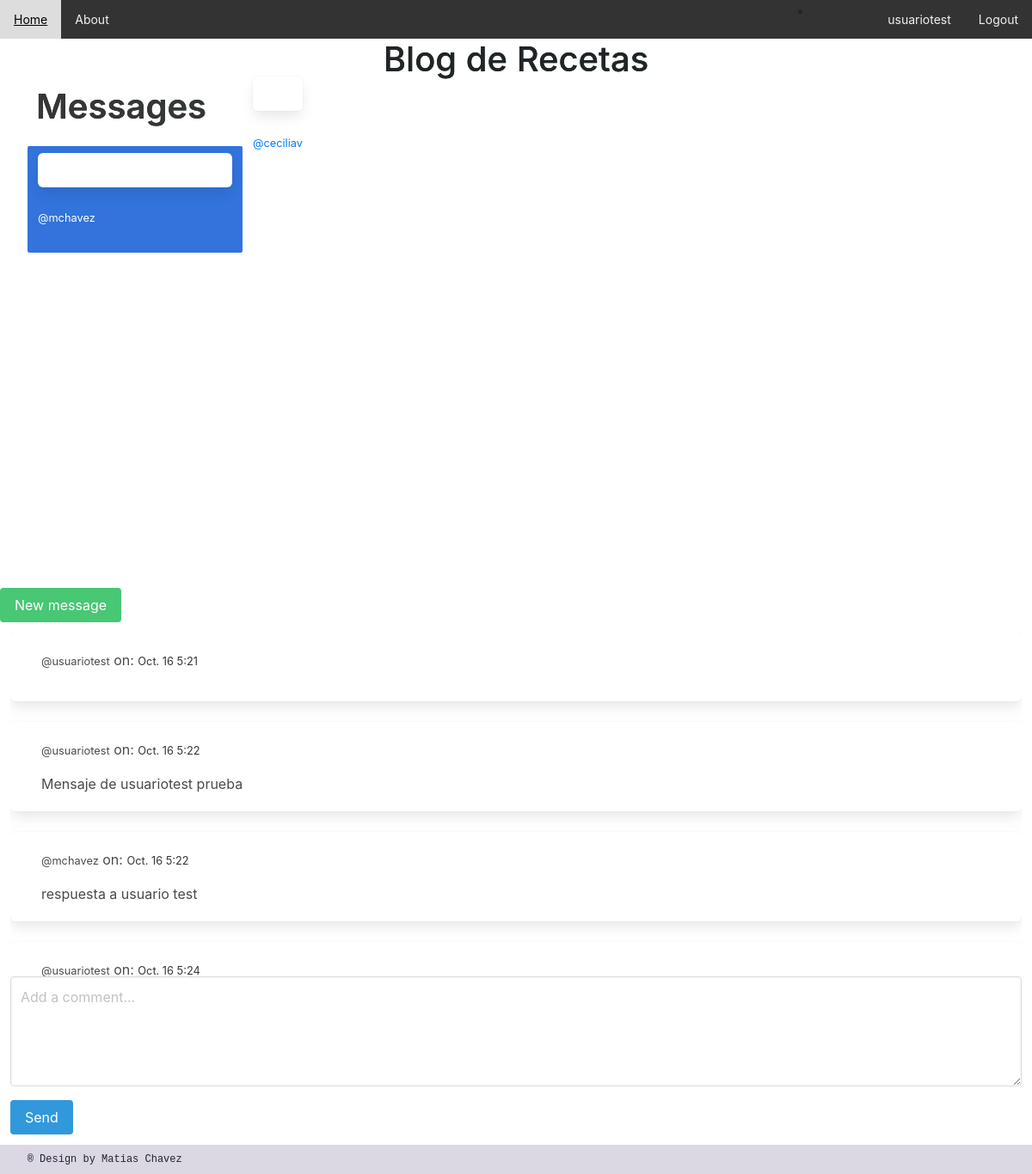
The page /AppGlobal/inbox (signed in) on the database its author committed.
### AppGlobal/models.py (models this page shows, shortened)
class Message(models.Model):
	user = models.ForeignKey(User, on_delete=models.CASCADE, related_name='user')
	sender = models.ForeignKey(User, on_delete=models.CASCADE, related_name='from_user')
	recipient = models.ForeignKey(User, on_delete=models.CASCADE, related_name='to_user')
	body = models.TextField(max_length=1000, blank=True, null=True)
	date = models.DateTimeField(auto_now_add=True)
	is_read = models.BooleanField(default=False)
	def get_messages(user):
		messages = Message.objects.filter(user=user).values('recipient').annotate(last=Max('date')).order_by('-last')
		users = []
		for message in messages:
			users.append({
				'user': User.objects.get(pk=message['recipient']),
				'last': message['last'],
				'unread': Message.objects.filter(user=user, recipient__pk=message['recipient'], is_read=False).count()
				})
		return users

### AppGlobal/views.py (the view)
# urls.py: path('inbox', Inbox, name='inbox'),
@login_required
def Inbox(request):
	messages = Message.get_messages(user=request.user)
	active_direct = None
	directs = None
	if messages:
		message = messages[0]
		active_direct = message['user'].username
		directs = Message.objects.filter(user=request.user, recipient=message['user'])
		directs.update(is_read=True)
		for message in messages:
			if message['user'].username == active_direct:
				message['unread'] = 0
	context = {
		'directs': directs,
		'messages': messages,
		'active_direct': active_direct,
		}
	template = loader.get_template('direct.html')
	return HttpResponse(template.render(context, request))

### AppGlobal/templates/direct.html (shortened to what this page needs)
{% extends 'home.html' %}
{% load static %}
{% block body %}
  <div class="columns is-mobile">
  <div class="column is-one-quarter">
  <aside class="menu">
    <h1 class="title is-2">
    Messages
    </h1>
  <ul style="overflow-y: scroll; height: 450px" class="menu-list">
{% for message in messages %}
<a class="{% if active_direct == message.user.username %}is-active{% endif %}" href="{% url 'directs' message.user.username %}">
<div class="box">
    </div>
    <div class="media-content">
      <div class="content">
        <p>
          <strong>{{ message.user.profile.first_name }} {{ message.user.profile.last_name }}</strong> <small>@{{ message.user.username }}</small>
        </p>
      </div>
    </div>
</div>
{% endfor %}
<br>
<a href="{% url 'usersearch' %}" class="button is-success">New message</a>
<div class="column">
<div style="overflow-y: scroll; height: 400px">
{% for direct in directs %}
<div class="box">
  <article class="media">
    <div class="media-content">
      <div class="content">
        <p>
          <strong>{{ direct.sender.profile.first_name }} {{ direct.sender.profile.last_name }}</strong> <small>@{{ direct.sender.username }}</small> on: <strong><small>{{ direct.date|date:'N d G:i'}}</small></strong>
        </p>
        {{ direct.body }}
      </div>
    </div>
  </article>
</div>
{% endfor %}
</div>
<form role="form" method="POST" action="{% url 'send_direct' %}">
<article class="media">
  <div class="media-content">
    <div class="field">
      <p class="control">
        <textarea class="textarea" name="body" placeholder="Add a comment..."></textarea>
      </p>
    </div>
    <nav class="level">
      <div class="level-left">
        <div class="level-item">
          <button type="submit" name="action" class="button is-info">Send</buttom>
        </div>
      </div>
    </nav>
  </div>
</article>
</form>
</div>
{% endblock %}

### AppGlobal/templates/home.html (shortened to what this page needs)
<!DOCTYPE html>
<html lang="en">
<head>
    {% load static %}
    <link href="https://cdnjs.cloudflare.com/ajax/libs/font-awesome/5.15.3/css/all.min.css" rel="stylesheet" />
    <link href="https://cdn.jsdelivr.net/npm/bootstrap@5.2.2/dist/css/bootstrap.min.css" rel="stylesheet">
    <link rel="stylesheet" href="{%static 'css/myestilo.css'%}">
    <link rel="stylesheet" href="{% static 'css/bulma.min.css' %}">
    <link rel="stylesheet" href="{% static 'css/style.css' %}">
    <link href="//maxcdn.bootstrapcdn.com/bootstrap/4.1.1/css/bootstrap.min.css" rel="stylesheet" id="bootstrap-css">
    <link href="https://cdn.jsdelivr.net/npm/bootstrap@5.0.2/dist/css/bootstrap.min.css" rel="stylesheet">
    <link rel="stylesheet" href="https://maxcdn.bootstrapcdn.com/bootstrap/4.0.0/css/bootstrap.min.css">
</head>
<header>
    <div class="topnav">
        <a href="/AppGlobal/home">Home</a>
        <a href="/AppGlobal/about">About</a>
        <div class="topnav-right">
            {% if request.user.is_authenticated  %}
            <li class="nav-item" style="position: absolute; right: 250px">
            </li>
            <a href="/AppGlobal/perfil">{{ user.username }}</a>
            <a href="/AppGlobal/logout">Logout</a>
            {% else %}
            <a href="/AppGlobal/login">Login</a>
            <a href="/AppGlobal/registro">Registro</a>
            {% endif %}
        </div>
      </div>
</header>
<h1>Blog de Recetas</h1>
{% block body %}{% endblock %}
<footer>
    <p class="pFooter"> ®  Design by Matias Chavez </p>
    </footer>

### AppGlobal/static/css/myestilo.css (style rules this page uses)
.topnav { background-color: #333; overflow: hidden; }
.topnav a { float: left; color: #f2f2f2; text-align: center; padding: 12px 16px; text-decoration: none; font-size: 14px; }
.topnav-right { float: right; }
footer { background-color: #dbd8e3; padding: 8px; }
.pFooter { font-family: monospace; font-size: 12px; margin-left: 2%; margin-top: auto; margin-bottom: auto; }
h1 { font-size: 40px; font-weight: 800; background-image: linear-gradient(90deg, rgba(0,36,1,1) 61%, rgba(10,93,62,1) 100%, rgba(0,212,255,1) 100%); color: transparent; background-clip: text; -webkit-background-clip: text; margin-left: auto; position: relative; text-align: center; padding: .5% }

### AppGlobal/static/css/style.css (style rules this page uses)
* { box-sizing:border-box }

### rows shown on the page
Message: sender.username "usuariotest", date "Oct. 16 5:21"
Message: sender.username "usuariotest", date "Oct. 16 5:22", body "Mensaje de usuariotest prueba"
Message: sender.username "mchavez", date "Oct. 16 5:22", body "respuesta a usuario test"
Message: sender.username "usuariotest", date "Oct. 16 5:24"

### other values the page prints
{{ user.username }} "usuariotest"
{{ message.user.username }} "mchavez"
{{ message.user.username }} "ceciliav"
